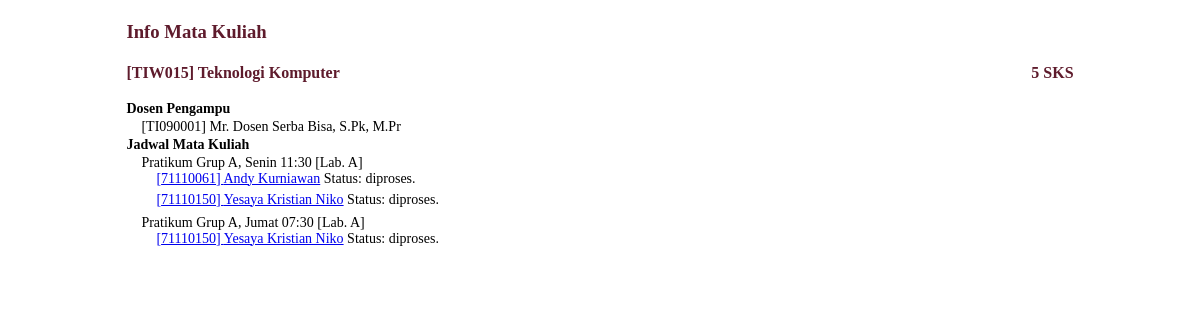
Page /detailed_mk.php?id=TIW015 on the committed database.
### tables this page shows
CREATE TABLE IF NOT EXISTS `matakuliah` (
  `mk_id` varchar(8) NOT NULL,
  `nama` varchar(30) NOT NULL,
  `sks` int(2) NOT NULL,
  PRIMARY KEY (`mk_id`)
);

CREATE TABLE IF NOT EXISTS `ampu` (
  `dosen_id` varchar(10) NOT NULL,
  `mk_id` varchar(8) NOT NULL,
  KEY `mk_id` (`mk_id`),
  KEY `dosen_id` (`dosen_id`)
);

CREATE TABLE IF NOT EXISTS `dosen` (
  `dosen_id` varchar(10) NOT NULL,
  `nama` varchar(50) NOT NULL,
  `email` varchar(30) NOT NULL,
  `user_id` varchar(30) NOT NULL,
  PRIMARY KEY (`dosen_id`),
  UNIQUE KEY `user_id` (`user_id`)
);

CREATE TABLE IF NOT EXISTS `jadwal` (
  `jadwal_id` varchar(10) NOT NULL,
  `hari` varchar(10) NOT NULL,
  `waktu` time NOT NULL,
  `jenis` varchar(10) NOT NULL DEFAULT 'Pratikum',
  `ruang` varchar(8) NOT NULL,
  `grup` varchar(2) NOT NULL,
  `mk_id` varchar(10) NOT NULL,
  PRIMARY KEY (`jadwal_id`),
  KEY `mk_id` (`mk_id`)
);

CREATE TABLE IF NOT EXISTS `asistensi` (
  `nim` varchar(11) NOT NULL,
  `jadwal_id` varchar(10) NOT NULL,
  `status` varchar(15) NOT NULL DEFAULT 'diproses',
  KEY `nim` (`nim`),
  KEY `jadwal_id` (`jadwal_id`)
);

CREATE TABLE IF NOT EXISTS `mahasiswa` (
  `nim` varchar(11) NOT NULL,
  `nama` varchar(50) NOT NULL,
  `gender` varchar(20) NOT NULL,
  `no_hp` varchar(15) NOT NULL,
  `email` varchar(30) NOT NULL,
  `user_id` varchar(30) NOT NULL,
  UNIQUE KEY `user_id` (`user_id`),
  UNIQUE KEY `nim` (`nim`)
);

### detailed_mk.php (the view, shortened to what this page needs)
<!DOCTYPE HTML>
<html>
 <head>
  <?php
		if(isset($_GET["id"])){
			$mk_id = $_GET["id"];
		}
	?>
  <link rel="stylesheet" type="text/css" href="style/detailed_mk.css">
 </head>
 <body>
	<?php
		if(!isset($_GET["action"])){
			echo "
			  <div class='wrapper'>
				<i class='notif_on_action'>";
			echo "&nbsp</i>
				<h3>Info Mata Kuliah</h3>";
			include 'login/connect.php';
			$query = "SELECT nama, sks FROM matakuliah WHERE mk_id = ?";
			$stmt = $mysqli->prepare($query);
			$stmt->bind_param('s', $mk_id);
			$stmt->execute();
			$stmt->bind_result($nama_mk, $sks_mk);
			$stmt->store_result();
			$result = $stmt->fetch();
			if($stmt->num_rows != 0){
				if(!empty($result)){
					do{
						echo "<h4><span class='right'>".$sks_mk." SKS</span><span class='left'>[".$mk_id."] ".$nama_mk."</span></h4>
						<div class='content'><div id='dosen_pengampu_mk'><span class='content_title'>Dosen Pengampu</span>";
						$query2 = "SELECT ampu.dosen_id, dosen.nama FROM ampu INNER JOIN dosen WHERE ampu.mk_id = ? AND dosen.dosen_id = ampu.dosen_id ORDER BY ampu.dosen_id ASC";
						$stmt2 = $mysqli->prepare($query2);
						$stmt2->bind_param('s', $mk_id);
						$stmt2->execute();
						$stmt2->bind_result($dosen_id, $dosen_nama);
						$stmt2->store_result();
						$result2 = $stmt2->fetch();
						if($stmt2->num_rows != 0){
							if(!empty($result2)){
								do{
									echo "
										<br/><span class='dosen_pengampu_mk'>[".$dosen_id."] ".$dosen_nama."</span>
									";
								}while( $result2 = $stmt2->fetch() );
							}
						}
						echo "</div><div id ='jadwal_mk'><span class='content_title'>Jadwal Mata Kuliah</span><br/>";
						$query2 = "SELECT jenis, grup, hari, waktu, ruang, jadwal_id FROM jadwal WHERE mk_id = ? ORDER BY grup ASC, jadwal_id ASC";
						$stmt2 = $mysqli->prepare($query2);
						$stmt2->bind_param('s', $mk_id);
						$stmt2->execute();
						$stmt2->bind_result($jadwal_jenis, $jadwal_grup, $jadwal_hari, $jadwal_waktu, $jadwal_ruang, $jadwal_id);
						$stmt2->store_result();
						$result2 = $stmt2->fetch();
						if($stmt2->num_rows != 0){
							if(!empty($result2)){
								do{
									echo "
										<span class='jadwal_mk'>".$jadwal_jenis." Grup ".$jadwal_grup.", ".$jadwal_hari." ".date('H:i',strtotime($jadwal_waktu))." [".$jadwal_ruang."]</span>
									";
									$query3 = "SELECT mahasiswa.nim, mahasiswa.nama, asistensi.status FROM asistensi INNER JOIN mahasiswa ON asistensi.nim = mahasiswa.nim WHERE asistensi.jadwal_id = ? ORDER BY mahasiswa.nim ASC";
									$stmt3 = $mysqli->prepare($query3);
									$stmt3->bind_param('s', $jadwal_id);
									$stmt3->execute();
									$stmt3->bind_result($nim, $nama, $status_asistensi);
									$stmt3->store_result();
									$result3 = $stmt3->fetch();
									if($stmt3->num_rows != 0){
										if(!empty($result3)){
											do{
												echo "<div class='list_asisten_mk'><a target='_blank' href='visit.php?id=".$nim."'>[".$nim."] ".$nama."</a> Status: ".$status_asistensi.".";
												echo "</div>";
											}while( $result3 = $stmt3->fetch() );
										}
									}
								}while( $result2 = $stmt2->fetch() );
							}
						}
						echo "</div></div>";
					}while( $result = $stmt->fetch() );
				}
			}
		  }
	?>
 </body>
</html>

### style/detailed_mk.css (style rules this page uses)
h3, h4 { color:#5E1B2C; }
h3 { margin-top:-5px; }
.content { display:inline-block; width:490px; margin-top:-5px; }
.content_title { font-size:14px; font-weight:bold; }
.dosen_pengampu_mk, .jadwal_mk { padding-left:15px; font-size:14px; font-weight:normal; }
.list_asisten_mk { margin-left:30px; font-size:14px; font-weight:normal; margin-bottom:5px; }
.notif_on_action { font-size:12px; }
.right { float:right; }
.wrapper { min-width:450px; width:80%; margin:0 auto; }

### rows in the picture
matakuliah: sks "5", nama "Teknologi Komputer"
ampu: dosen_id "TI090001", dosen_id.nama "Mr. Dosen Serba Bisa, S.Pk, M.Pr"
jadwal: jenis "Pratikum", grup "A", hari "Senin", waktu "11:30", ruang "Lab. A"
asistensi: nim.nim "71110061", nim.nama "Andy Kurniawan", status "diproses"
asistensi: nim.nim "71110150", nim.nama "Yesaya Kristian Niko", status "diproses"
jadwal: jenis "Pratikum", grup "A", hari "Jumat", waktu "07:30", ruang "Lab. A"
asistensi: nim.nim "71110150", nim.nama "Yesaya Kristian Niko", status "diproses"
